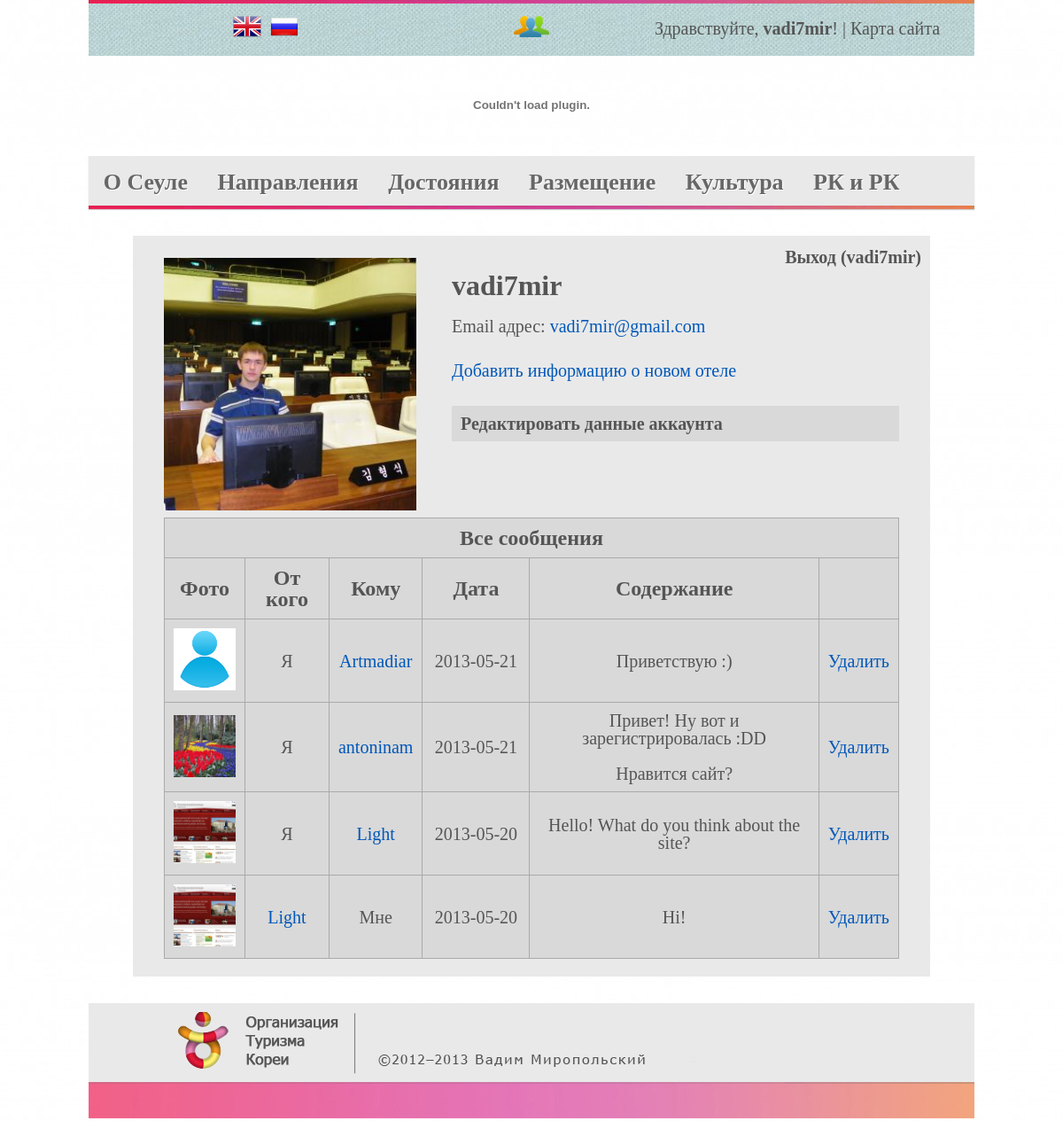
Page /soul_of_seoul.loc/ru/profile.php?id=156 (signed in) on the committed database.
### tables this page shows
CREATE TABLE IF NOT EXISTS `users` (
  `id` int(11) NOT NULL AUTO_INCREMENT,
  `login` varchar(100) NOT NULL,
  `password` varchar(160) NOT NULL,
  `avatar` varchar(255) NOT NULL,
  `email` varchar(255) NOT NULL,
  `activation` int(1) NOT NULL,
  `date` datetime NOT NULL,
  PRIMARY KEY (`id`)
);

CREATE TABLE IF NOT EXISTS `messages` (
  `id` int(11) NOT NULL AUTO_INCREMENT,
  `code_author` int(11) NOT NULL,
  `code_poluchatel` int(11) NOT NULL,
  `date` date NOT NULL,
  `text` text NOT NULL,
  PRIMARY KEY (`id`)
);

### soul_of_seoul.loc/ru/profile.php (the view, shortened to what this page needs)
<?php
	include "./header.php";
?>
<div id="content">
	<?php
		if(isset($_GET['id']))
			$id = $_GET['id'];
		else
			errorGoBack("./about_seoul.php", "Невозможно отобразить профиль пользователя...",$values,"На главную");
		include ("bd.php");
		$result = mysql_query("SELECT * FROM `users` WHERE `id` = \"$id\";", $db);
		$row = mysql_fetch_array($result);
	?>
	<div id="block900">
		<p class="profileImage"><img src="<?php echo $row['avatar']; ?>" width="285" height="285" alt="<?php echo $row['login']; ?>" /></p>
		<h1><?php echo $row['login']; ?></h1>
		<p id="logoutLink"><a href='./logout.php'>Выход (<?php echo $_SESSION['login']; ?>)</a></p>
		<?php
			if($_SESSION['id'] == $id) {
				echo ("
					<p>Email адрес: <a href=\"mailto:$row[email]\">$row[email]</a></p>
					<br />
					<p><a href=\"./new_hotel.php\" target=\"_blank\">Добавить информацию о новом отеле</a></p>
					<div class=\"jquery-spoiler\">
						<a href=\"#\">Редактировать данные аккаунта</a>
						<div class=\"invisible\">
							<form action='update_user.php' method='POST' enctype='multipart/form-data'>
								<input type='hidden' name='userID' value='$_SESSION[id]' />
								<p>
									<label>Новое имя пользователя:<br />
										<input name='username' type='text' maxlength='12' value='$_GET[v0]' placeholder='Новое имя пользователя' />
									</label>
								</p>
								<p>
									<label>Новый пароль:<br />
										<input name='password' type='password' maxlength='15' placeholder='Новый пароль' />
									</label>
								</p>
								<p>
									<label>Новый аватар:<br />
									<input type='FILE' name='fupload' />
									</label>
								</p>
								<p class=\"submit\">
									<input type='submit' name='submit' value='Применить изменения' />
								</p>
							</form>
						</div>
					</div>
					<table id=\"messageTable\">
				");
				$tmp = mysql_query("SELECT * FROM `messages` WHERE code_poluchatel = \"$_SESSION[id]\" OR code_author = \"$_SESSION[id]\" ORDER BY `id` DESC;", $db);
				$messages = mysql_fetch_array($tmp);
				if(!empty($messages['id'])) {
					echo ("
						<tr>
							<th colspan=\"6\">Все сообщения</th>
						</tr>
						<tr>
							<th>Фото</th>
							<th>От кого</th>
							<th>Кому</th>
							<th width=\"100px\">Дата</th>
							<th>Содержание</th>
							<th>&nbsp;</th>
						</tr>
					");
					do {
						$code_author = $messages['code_author'];
						$code_poluchatel = $messages['code_poluchatel'];
						if($code_author != $_SESSION['id'])
							$result4 = mysql_query("SELECT `avatar` FROM `users` WHERE `id` = \"$code_author\";",$db);
						else
							$result4 = mysql_query("SELECT `avatar` FROM `users` WHERE `id` = \"$code_poluchatel\";",$db);
						$row4 = mysql_fetch_array($result4);
						if (!empty($row4['avatar']))
							$avatar = $row4['avatar'];
						else
							$avatar = "../commonImages/avatars/net-avatara.jpg";
						$result5 = mysql_query("SELECT `login` FROM `users` WHERE `id` = $code_author;",$db);
						$row5 = mysql_fetch_array($result5);
						$author = $row5['login'];
						$result5 = mysql_query("SELECT `login` FROM `users` WHERE `id` = $code_poluchatel;",$db);
						$row5 = mysql_fetch_array($result5);
						$poluchatel = $row5['login'];
						if($_SESSION['id'] == $code_author) {
							$author = "Я";
							$interlocutor = $code_poluchatel;
							$poluchatel = "<a href=\"./profile.php?id=$interlocutor\">".$poluchatel."</a>";
						}
						else {
							$poluchatel = "Мне";
							$interlocutor = $code_author;
							$author = "<a href=\"./profile.php?id=$interlocutor\">".$author."</a>";
						}
						echo ("
							<tr>
								<td><a href=\"./profile.php?id=$interlocutor\"><img alt='' src='$avatar' height='70' width='70' /></a></td>
								<td>$author</td>
								<td>$poluchatel</td>
								<td>$messages[date]</td>
								<td>$messages[text]</td>
								<td><a href='./delete_post.php?id=$messages[id]'>Удалить</a></td>
							</tr>
						");
					}
					while($messages = mysql_fetch_array($tmp));
				}
				else
					echo ("<tr><td>Сообщений нет</td></tr>");
				echo ("</table>");
			}
		?>
	</div>
</div>
<?php
	include "./footer.php";
?>

### soul_of_seoul.loc/css/style.css (style rules this page uses)
body { padding:0; margin:0; color:#555; font-size:20px; background:url(../ru/images/bodyBg.jpg); }
#content { margin:30px auto; }
img { border:none; }
p { margin:5px 0; }
h1 { font-size:32px; font-weight:bold; margin:20px 0 20px 0; }
a { text-decoration:none; color:#0057B9; }
#block900 { width:830px; padding:20px 35px; background:#E9E9E9; margin:0 auto; min-height:295px; position:relative; }
.jquery-spoiler { width:505px; margin:30px 0 20px 325px; background:#D9D9D9; }
.jquery-spoiler a { display:block; color:#555; font-weight:bold; padding:10px; border-bottom:1px solid #E9E9E9; }
.profileImage { float:left; margin-right:40px; }
#logoutLink { position:absolute; top:9px; right:0; }
#logoutLink a { color:#555; padding:10px; font-weight:bold; }
#messageTable { width:830px; background:#D9D9D9; border:1px solid #AAA; border-collapse:collapse; }
#messageTable tr { margin-bottom:10px; border-bottom:1px solid #AAA; }
#messageTable th, #messageTable td { padding:10px; text-align:center; vertical-align:middle; border:1px solid #AAA; }
#messageTable th { font-weight:bold; font-size:24px; }

### soul_of_seoul.loc/css/pirobox/style.css (style rules this page uses)
* { margin:0; padding:0; }

### rows in the picture
users: avatar (picture), login "vadi7mir", email "vadi7mir@gmail.com"
messages: users.avatar (picture), code_author "Я", users.login "Artmadiar", date "2013-05-21", text "Приветствую :)"
messages: users.avatar (picture), code_author "Я", users.login "antoninam", date "2013-05-21", text "Привет! Ну вот и зарегистрировалась :DD Нравится сайт?"
messages: users.avatar (picture), code_author "Я", users.login "Light", date "2013-05-20", text "Hello! What do you think about the site?"
messages: users.avatar (picture), users.login "Light", code_author "Мне", date "2013-05-20", text "Hi!"

### other values in the picture
$login "vadi7mir"
$_SESSION['login'] "vadi7mir"
